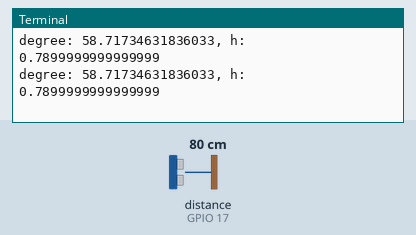
Simulated run of this program. Board: Raspberry Pi (BCM pin numbers). Shown: the last lines printed to the terminal. The test bench sets the inputs (shaded band); at power-on: distance to the obstacle (sensor on GPIO 17) 80 cm. The echo pulse lasts 58.3 µs per cm; one TCP client connects 1 s after the port opens and stays connected.

Above: at 1.2 s.
1.3 s: distance to the obstacle (sensor on GPIO 17) set to 2 cm
At 2.4 s:
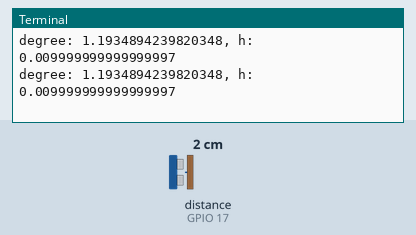
2.8 s: distance to the obstacle (sensor on GPIO 17) set to 4 cm
At 3.9 s:
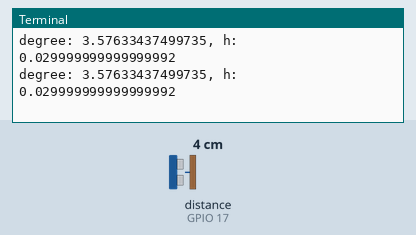
Timing chart, 0 to 5.8 s (numbered marks = the images above; inputs shaded):
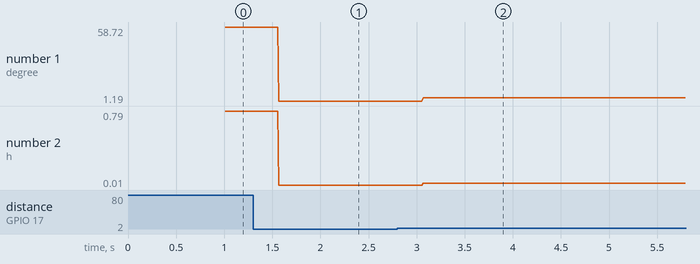

Measured:
- after the input at 1.3 s, the terminal: prints a new line after 0.27 s (image 1)
- after the input at 2.8 s, the terminal: prints a new line after 0.27 s (image 2)
- plotted number 1: 58.72 → 1.19 after the input at 1.3 s, 1.19 → 3.58 after the input at 2.8 s
- plotted number 2: 0.79 → 0.01 after the input at 1.3 s, 0.01 → 0.03 after the input at 2.8 s

The program:

ultrasonic.py
```python
import math
from gpiozero import DistanceSensor

import time
import os
import socket
from dotenv import load_dotenv

ultrasonic = DistanceSensor(echo = 17, trigger = 4)

def get_angle(dis=10):
    h = 0
    for i in range(10):
        h += ultrasonic.distance
    h /= 10
    h -= 0.01
    degree = math.atan(h/dis) * 180 / math.pi
    print(f"degree: {degree}, h: {h}")
    return degree


load_dotenv()
HOST = os.getenv('HOST') or 'localhost'
PORT = int(os.getenv('PORT') or 8000)

with socket.socket(socket.AF_INET, socket.SOCK_STREAM) as s:
    s.bind((HOST, PORT))
    s.listen()
    print(f"Listening on {HOST}:{PORT}")

    while True:
        conn, addr = s.accept()
        with conn:
            print('Connected by', addr)
            while True:
                try:
                    conn.sendall((str(get_angle(dis = 0.48)) + "\n").encode())
                    conn.sendall((str(get_angle(dis = 0.48)) + "\n").encode())
                    time.sleep(0.01)
                except:
                    break
```
